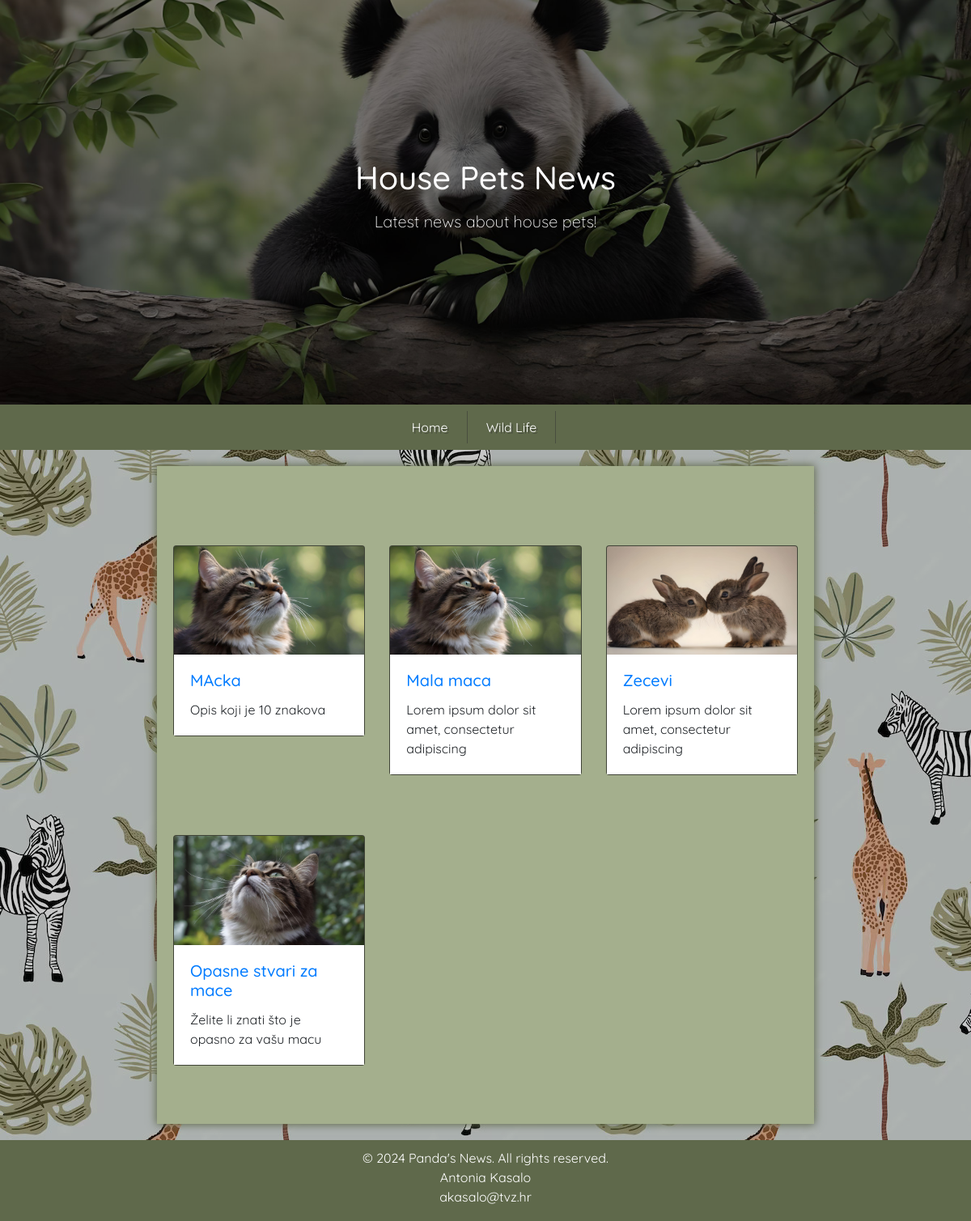
Page /News/HousePets.php on the committed database.
### tables this page shows
CREATE TABLE `news` (
  `id` int(11) NOT NULL,
  `title` varchar(255) NOT NULL,
  `about` varchar(50) NOT NULL,
  `content` text NOT NULL,
  `thumbnail` varchar(255) NOT NULL,
  `category` varchar(50) NOT NULL,
  `archive` tinyint(1) NOT NULL DEFAULT 0,
  `created_at` date DEFAULT current_timestamp(),
  `author` varchar(255) DEFAULT NULL
);

### News/HousePets.php (the view, shortened to what this page needs)
<?php
require_once 'connect.php';
$sql = "SELECT * FROM news WHERE category='house_pets' ORDER BY id DESC";
$result = $conn->query($sql);
?>
<!DOCTYPE html>
<html lang="hr">
<head>
    <link rel="stylesheet" href="https://stackpath.bootstrapcdn.com/bootstrap/4.5.2/css/bootstrap.min.css">
    <link rel="stylesheet" type="text/css" href="style.css">
</head>
<body>
    <header id="headera" class="bg-dark text-white">
        <div class="header-content">
            <h1 class="mb-3">House Pets News</h1>
            <p class="lead">Latest news about house pets!</p>
        </div>
    </header>
    <nav class="navb1 navbar navbar-expand-lg">
        <div class="containern">
            <ul class="navbar-nav mx-auto">
                <li class="nav-item">
                    <a class="nav-link" href="index.php">Home</a>
                </li>
                <li class="nav-item">
                    <a class="nav-link" href="WildLife.php">Wild Life</a>
                </li>
            </ul>
        </div>
    </nav>
    <div id="align">
        <div id="main" >
            <div class="container py-5">
                <div class="row">
                    <?php
                    if ($result->num_rows > 0) {
                        while($row = $result->fetch_assoc()) {
                            echo '<div class="col-lg-4 mb-4">';
                            echo '<div class="card">';
                            echo '<a href="article.php?id='.$row["id"].'"><img src="'.$row["thumbnail"].'" class="card-img-top" alt="..."></a>';
                            echo '<div class="card-body">';
                            echo '<h5 class="card-title"><a href="article.php?id='.$row["id"].'">'.$row["title"].'</a></h5>';
                            echo '<p class="card-text">'.$row["about"].'</p>';
                            echo '</div>';
                            echo '</div>';
                            echo '</div>';
                        }
                    } else {
                        echo "No news found.";
                    }
                    ?>
                </div>
            </div>
        </div>
    </div>
    <footer class="text-white">
        <div>
            <p class="mb-0">&copy; 2024 Panda's News. All rights reserved.</p>
            <p class="mb-0">Antonia Kasalo</p>
            <p><a href="mailto:akasalo@tvz.hr" class="text-white">akasalo@tvz.hr</a></p>
        </div>
    </footer>
</body>
</html>

### News/style.css (style rules this page uses)
body { font-family: "Quicksand", serif; font-weight: 400; font-style:normal; margin: 0; padding: 0; height: 100%; display: flex; flex-direction: column; }
#headera { position: relative; text-align: center; color: white; background: url('Slike/pandaa.jpg') no-repeat center center/cover; transition: opacity 0.5s ease-in-out; opacity: 1; }
.header-content { z-index: 2; background: rgba(0, 0, 0, 0.5); padding: 20px; height: 500px; align-items: center; display: flex; flex-direction: column; justify-content: center; }
nav { display: flex; justify-content: center; background-color: #5f694b; height: auto; padding: 10px 0; position: relative; z-index: 2; }
nav a { color: white; margin: 0 15px; text-decoration: none; }
.nav-item { border-right: solid 1px #494e3f; text-shadow: 2px 2px #494e3f; }
#main { background-color: #a4af8d; width: 70%; margin: 0 auto; justify-content: center; align-self: center; box-shadow: #5f694b 0px 0px 10px 1px; z-index: 2; display: flex; justify-content: center; align-items: center; flex-direction: column; min-height: 700px; }
#align { display: flex; align-items: center; padding: 20px; height: 100%; justify-content: center; background-image: url("Slike/pattern.jpg"); position: relative; overflow: hidden; }
#align::before { content: ''; position: absolute; height: 100%; top: 0; left: 0; right: 0; bottom: 0; background-color: rgba(0, 0, 0, 0.2); z-index: 1; }
.container { max-width: 1200px; margin: 0 auto; padding: 20px; }
.containern { max-width: 1200px; margin: 0 auto; padding-left: 200px; text-align: center; }
footer { background-color: #5f694b; color: white; text-align: center; padding: 10px; max-height: 100px; }
.card { margin-top: 50px; }
.card-body { background-color: #ffffff; }
.card { background-color: #494e3f; }

### rows in the picture
news: thumbnail (picture), title "MAcka", about "Opis koji je 10 znakova"
news: thumbnail (picture), title "Mala maca", about "Lorem ipsum dolor sit amet, consectetur adipiscing"
news: thumbnail (picture), title "Zecevi", about "Lorem ipsum dolor sit amet, consectetur adipiscing"
news: thumbnail (picture), title "Opasne stvari za mace", about "Želite li znati što je opasno za vašu macu"
